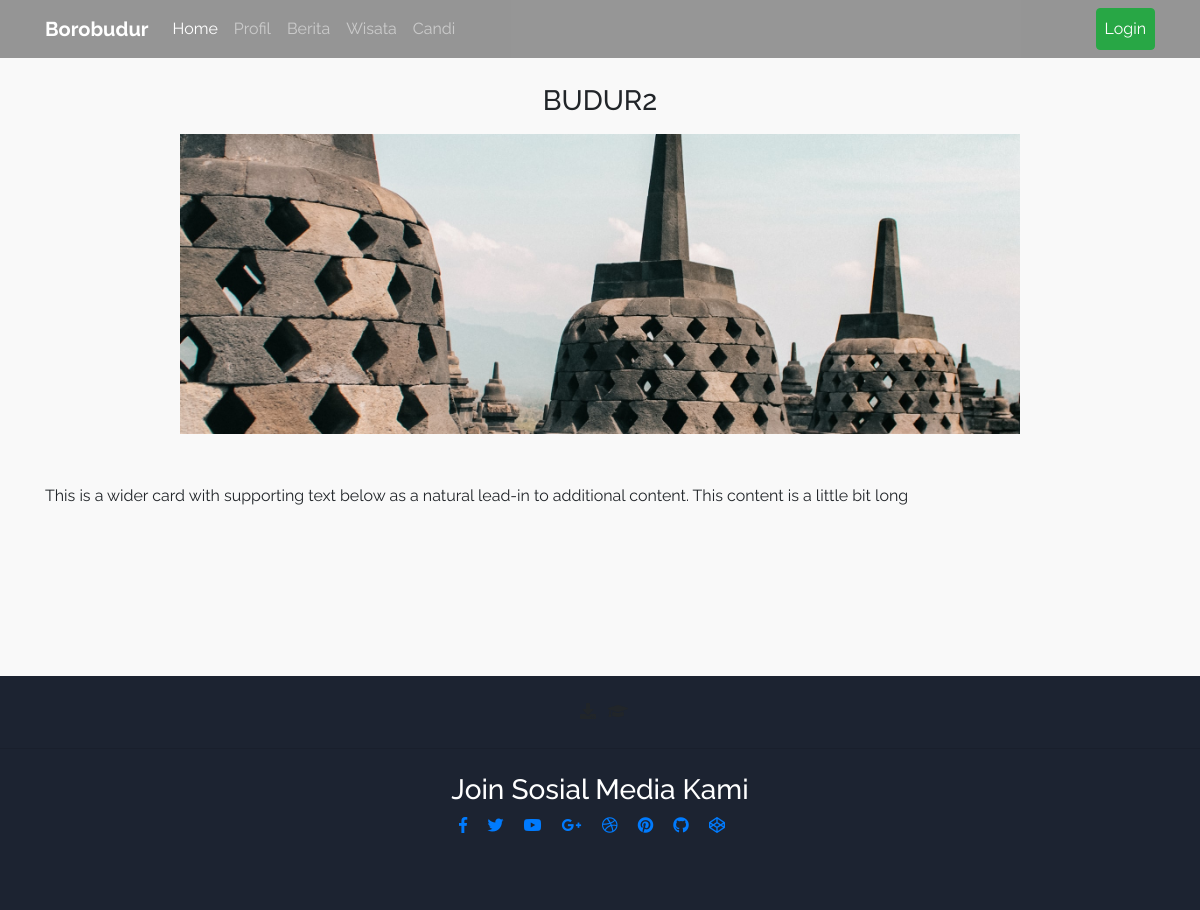
The page /home/berita_detail/1 on the database its author committed.
### tables this page shows
CREATE TABLE `berita` (
  `id_berita` int(11) NOT NULL,
  `judul` varchar(100) NOT NULL,
  `isi` text NOT NULL,
  `tanggal` date NOT NULL,
  `gambar` varchar(100) NOT NULL
);

### application/controllers/Home.php (called while the page is built, shortened)
<?php
class Home extends CI_Controller {
	public function __construct(){
		$this->load->model('M_Home','model');
		$this->load->model('M_Wisata','model_wisata');
		$this->load->model('M_Candi','model_candi');
		$this->load->library("pagination");
	}
	public function berita_detail($id){
		$data["detail"]=$this->model->berita_detail('berita',$id)->row();
		$this->load->view('layouts/header');
		$this->load->view('pages/user/berita-detail',$data);
		$this->load->view('layouts/footer');
	}
}

### index.php (called while the page is built, shortened)
<?php
require_once BASEPATH.'core/CodeIgniter.php';

### application/models/M_Home.php (called while the page is built, shortened)
<?php
class M_Home extends CI_Model
{
	public function berita_detail($table,$id) {
        return $this->db->where('id_berita',$id)->get($table);
    }
}

### application/views/pages/user/berita-detail.php (the view, shortened to what this page needs)
<div style="text-align:center;margin-top:7%;">
<h3 class="h3 mb-3"><?= $detail->judul ?></h3>
<div class="view" style="background-image: url('<?= base_url('assets/file/berita/'.$detail->gambar) ?>'); background-repeat: no-repeat; background-size: cover;height:300px;background-position-y: center;width:70%;margin:0 auto">
</div>
</div>
 <main>
   <div class="container" style="min-height:21vh">
     <section class="mt-5 wow fadeIn" id="profil">
       <p style="text-align:justify;margin-bottom: 50px;"><?= $detail->isi?>
		</p>
     </section>
   </div>
 </main>

### assets/client/css/style.css (style rules this page uses)
.view, body { height: 100%; font-family: "Anek Malayalam", sans-serif; font-family: "Poppins", sans-serif; }
html { height: 100%; }

### application/views/layouts/header.php (style rules this page uses)
body { background: #f9f9f9; font-size: 16px; font-family: "Raleway", sans-serif; }

### rows shown on the page
berita: judul "BUDUR2", gambar (picture), isi "This is a wider card with supporting text below as a natural lead-in to additional content. This content is a little bit long"
